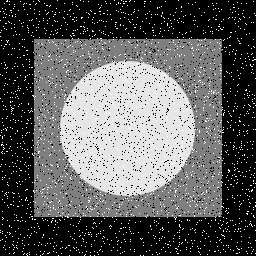
%> input picture Prácticas/Práctica 3/Ejercicios/Entrega/Fig5.04(i).jpg, 256 x 256 px
$ octave Ejercicio_7b.m   (GNU Octave 9; MATLAB toolbox functions it lacks are replaced by stand-ins)
%> lines starting %> are read from the running program, lines starting %| are printed output that depends on the picture
I = imread('Fig5.04(i).jpg');
%> I is the input picture: size 256x256 uint8; min 0, max 255, mean 90.9

% Añadir ruido "Sal y Pimienta" (figura 21.a)
I = imnoise(I, 'salt & pepper', 0.02);

figure, imshow(I);


% Añadir ruido gaussiano
J = imnoise(I, 'gaussian', 0, 0.01);
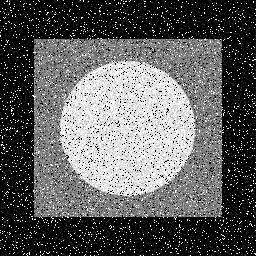
%> J: size 256x256 uint8; min 0, max 255, mean 95.5
g = fspecial('average', [5 5]);

M1 = filter2(g,J)/255;
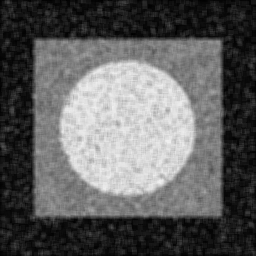
%> M1: size 256x256 double; min 0.00267, max 0.95, mean 0.374
figure, imshow(M1);     % Figura 25.a

M2 = medfilt2(J,[5 5]);
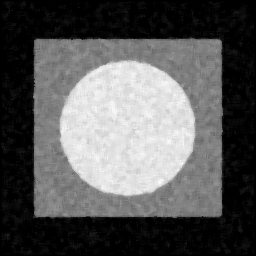
%> M2: size 256x256 uint8; min 0, max 253, mean 88.5
figure, imshow(M2);     % Figura 25.b

% El filtro de media no ha eliminado del todo el ruido, pero ha logrado
% disminuirlo lo suficiente para ver claramente las figuras de la imagen,
% aunque aún conserva los desperfectos a un nivel bastante notable

% En cambio, el filtro de mediana pese a tampoco haber suprimido el ruido
% por completo, presenta una mayor calidad que el filtro anterior y el
% ruido no es tan notable, más bien lo contrario; sin embargo, al haber
% corregido el ruido de esa forma los lados de las figuras se han visto más
% afectados y se notan más los desperfectos en ellos
